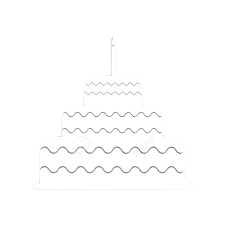
#> input picture assets/cake.png, 225 x 225 px, found by its file name
$ python image_service.py
#> lines starting #> are read from the running program, lines starting #| are printed output that depends on the picture
"""
Image generation service for birthday cards.
"""

import os
import random
import math
import datetime
from pathlib import Path
from typing import Optional, Dict, Tuple, Union, Any
from io import BytesIO
import logging

from PIL import Image, ImageDraw, ImageFont
from PIL.ImageFont import FreeTypeFont


class ImageService:
    """Service for generating birthday images."""

    def __init__(
        self,
        base_image_path: Optional[str] = None,
        output_dir: str = "output_img",
        width: int = 800,
        height: int = 624,
        background_color: str = "#e40000"
    ):
        """
        Initialize image service.

        Args:
            base_image_path: Path to custom base image template
            output_dir: Directory to save generated images
            width: Image width in pixels
            height: Image height in pixels
            background_color: Background color hex code
        """
        self.base_image_path = Path(base_image_path) if base_image_path else None
        self.output_dir = Path(output_dir)
        self.width = width
        self.height = height
        self.background_color = background_color
        self.logger = logging.getLogger(__name__)

        # Create output directory
        self.output_dir.mkdir(exist_ok=True)

        # Cache for base image and fonts
        self._base_image: Optional[Image.Image] = None
        self._fonts: Dict[str, Union[FreeTypeFont, ImageFont.ImageFont]] = {}
        self._fonts_loaded = False

        # Asset paths
        self.logo_path = Path("assets/airtel_logo.png")
        self.cake_path = Path("assets/cake.png")

    def _load_fonts(self) -> None:
        """Load fonts with fallbacks."""
        if self._fonts_loaded:
            return

        font_configs = [
            ('header', 'arialbd.ttf', 36),
            ('main', 'arialbd.ttf', 80),
            ('sub', 'arialbd.ttf', 28),
            ('name', 'arialbd.ttf', 32),
            ('small', 'arial.ttf', 24),
        ]

        for font_key, font_file, size in font_configs:
            try:
                self._fonts[font_key] = ImageFont.truetype(font_file, size)
            except (OSError, IOError):
                self.logger.warning(f"Could not load font {font_file}, using default")
                self._fonts[font_key] = ImageFont.load_default()

        self._fonts_loaded = True
        self.logger.info("Fonts loaded successfully")

    def _create_base_image(self) -> Image.Image:
        """Create or load the base birthday image template."""
        if self._base_image is not None:
            return self._base_image

        self._load_fonts()

        # Try to load custom base image
        if self.base_image_path and self.base_image_path.exists():
            try:
                self._base_image = Image.open(self.base_image_path).convert('RGB')
                self.logger.info(f"Using custom base image: {self.base_image_path}")
                return self._base_image
            except Exception as e:
                self.logger.warning(f"Error loading custom base image: {e}")
                self.logger.info("Falling back to generated base image")

        # Generate base image
        self._base_image = self._generate_base_image()
        self.logger.info("Generated base birthday image template")
        return self._base_image

    def _generate_base_image(self) -> Image.Image:
        """Generate the default base image with company branding."""
        # Create base image
        img = Image.new('RGB', (self.width, self.height), color=self.background_color)
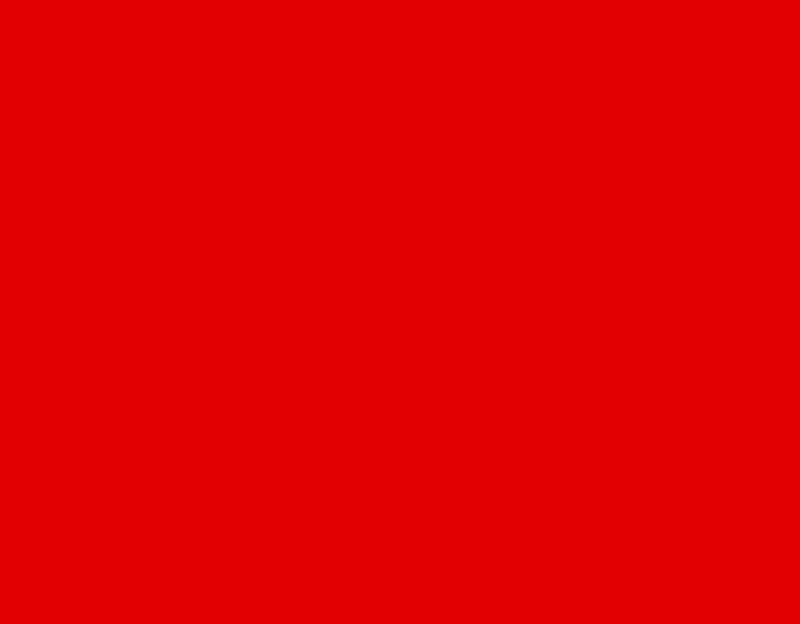
#> img: PIL image 800x624 RGB; mean R, G, B 228, 0, 0
        draw = ImageDraw.Draw(img)

        # Add company logo
        self._add_logo(img)

        # Add static text elements
        self._add_static_text(draw)

        # Add cake image
        cake_y = self._add_cake_image(img)

        # Add birthday message
        self._add_birthday_message(draw, cake_y + 220)

        # Add confetti effect
        self._add_confetti_effect(img)

        return img

    def _add_logo(self, img: Image.Image) -> None:
        """Add company logo to the image."""
        try:
            if self.logo_path.exists():
                logo = Image.open(self.logo_path).convert("RGBA")
                logo.thumbnail((150, 150), Image.Resampling.LANCZOS)

                # Position logo at top-right
                logo_x = self.width - logo.width - 20
                logo_y = 20
                img.paste(logo, (logo_x, logo_y), mask=logo)
            else:
                self.logger.warning(f"Logo file not found: {self.logo_path}")
        except Exception as e:
            self.logger.warning(f"Could not load company logo: {e}")

    def _add_static_text(self, draw: ImageDraw.ImageDraw) -> None:
        """Add static text elements to the image."""
        # Header text
        header_text = "Wishing you a very"
        header_bbox = draw.textbbox((0, 0), header_text, font=self._fonts['header'])
        header_w = header_bbox[2] - header_bbox[0]
        draw.text(
            ((self.width - header_w) // 2, 120),
            header_text,
            fill="white",
            font=self._fonts['header']
        )

        # Main birthday text
        main_text = "Happy Birthday!"
        main_bbox = draw.textbbox((0, 0), main_text, font=self._fonts['main'])
        main_w = main_bbox[2] - main_bbox[0]
        draw.text(
            ((self.width - main_w) // 2, 180),
            main_text,
            fill="white",
            font=self._fonts['main']
        )

    def _add_cake_image(self, img: Image.Image) -> int:
        """Add cake image and return its bottom Y coordinate."""
        try:
            if self.cake_path.exists():
                cake = Image.open(self.cake_path).convert("RGBA")
#> cake is the input picture: PIL image 225x225 RGBA; mean R, G, B, A 63.7, 63.7, 63.7, 62.4
                cake.thumbnail((200, 200), Image.Resampling.LANCZOS)
#> cake: PIL image 200x200 RGBA

                cake_x = (self.width - cake.width) // 2
#> cake_x = 300
                cake_y = 300
                img.paste(cake, (cake_x, cake_y), mask=cake)
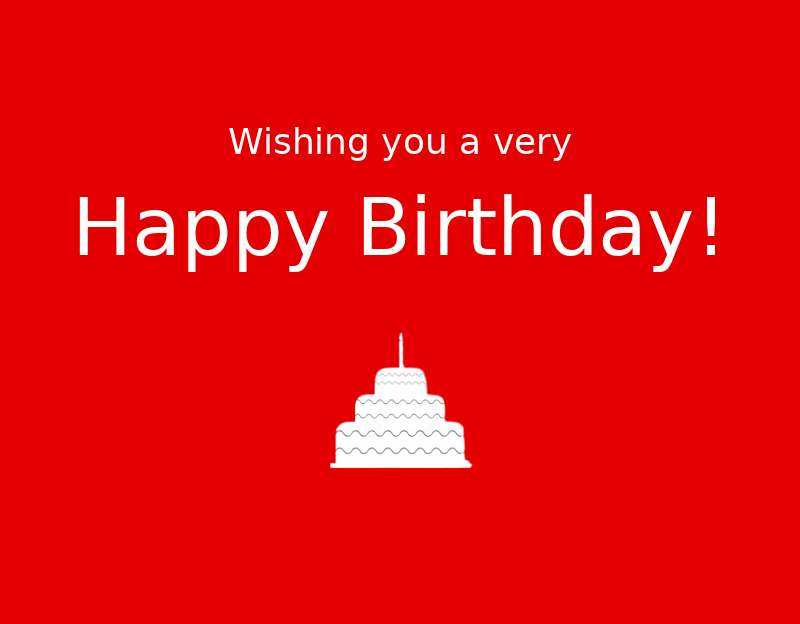
#> img: PIL image 800x624 RGB; mean R, G, B 229.1, 11.9, 11.9
#> in _generate_base_image, `cake_y = self._add_cake_image(img)`: cake_y = 500
                return cake_y + cake.height
            else:
                self.logger.warning(f"Cake image not found: {self.cake_path}")
                return 400
        except Exception as e:
            self.logger.warning(f"Could not load cake image: {e}")
            return 400

    def _add_birthday_message(self, draw: ImageDraw.ImageDraw, start_y: int) -> None:
        """Add birthday message text."""
#> called with start_y = 720
        message_lines = [
            "May your birthday be full of happy hours",
            "and special moments to remember for a",
            "long long time!"
        ]

        y = start_y
        for line in message_lines:
            line_bbox = draw.textbbox((0, 0), line, font=self._fonts['sub'])
            line_w = line_bbox[2] - line_bbox[0]
            draw.text(
                ((self.width - line_w) // 2, y),
                line,
                fill="white",
                font=self._fonts['sub']
            )
            y += 35

    def _add_confetti_effect(self, img: Image.Image) -> None:
        """Add confetti effect to the image."""
        confetti_colors = ['#ffffff', '#ffd700', '#00ffcc', '#ff69b4', '#add8e6']
        confetti_img = Image.new('RGBA', img.size, (255, 0, 0, 0))
        confetti_draw = ImageDraw.Draw(confetti_img)

        # Generate confetti particles
        for _ in range(100):
            x = random.randint(0, self.width)
            y = random.randint(self.height - 150, self.height)
            r = random.randint(2, 4)
            color = random.choice(confetti_colors)

            # Calculate alpha based on position
            alpha = int(255 * (y - (self.height - 150)) / 150)
            confetti_color = tuple(int(color[i:i+2], 16) for i in (1, 3, 5)) + (alpha,)

            confetti_draw.ellipse((x - r, y - r, x + r, y + r), fill=confetti_color)

        # Composite confetti onto main image
        img_rgba = img.convert('RGBA')
        img_with_confetti = Image.alpha_composite(img_rgba, confetti_img)
        img.paste(img_with_confetti.convert('RGB'))

    def _add_name_to_image(self, base_img: Image.Image, name: str) -> Image.Image:
        """Add personalized name to the base image."""
#> called with name = 'Alice'
        # Create a copy to modify
        img = base_img.copy()
        draw = ImageDraw.Draw(img)

        # Add personalized greeting
        dear_text = f"Dear {name},"
        dear_bbox = draw.textbbox((0, 0), dear_text, font=self._fonts['name'])
#> dear_bbox = (0, 6, 174, 34)
        dear_w = dear_bbox[2] - dear_bbox[0]
#> dear_w = 174

        # Position the name text
        name_y_position = 50
        if self.base_image_path:
            # For custom images, adjust position as needed
            name_y_position = 50

        draw.text(
            ((self.width - dear_w) // 2, name_y_position),
            dear_text,
            fill="white",
            font=self._fonts['name']
        )

        return img

    def create_birthday_image(self, first_name: str) -> Optional[bytes]:
        """
        Create a personalized birthday image.

        Args:
            first_name: Employee's first name

        Returns:
            Image data as bytes or None if error
        """
        try:
            # Get base image
            base_img = self._create_base_image()

            # Add name to create personalized version
            personalized_img = self._add_name_to_image(base_img, first_name)

            # Convert to bytes
            img_byte_arr = BytesIO()
            personalized_img.save(img_byte_arr, format='PNG', optimize=True)

            self.logger.debug(f"Created birthday image for {first_name}")
            return img_byte_arr.getvalue()

        except Exception as e:
            self.logger.error(f"Error creating birthday image for {first_name}: {e}")
            return None

    def save_birthday_image(
        self,
        image_data: bytes,
        empid: str,
        full_name: str,
        custom_filename: Optional[str] = None
    ) -> Optional[str]:
        """
        Save birthday image to disk.

        Args:
            image_data: Image data as bytes
            empid: Employee ID
            full_name: Employee's full name
            custom_filename: Custom filename (optional)

        Returns:
            Path to saved image or None if error
        """
        try:
            if custom_filename:
                filename = custom_filename
            else:
                # Generate filename
                safe_name = full_name.replace(' ', '_').replace('/', '_')
                date_str = datetime.date.today().strftime('%Y%m%d')
                filename = f"birthday_{empid}_{safe_name}_{date_str}.png"

            file_path = self.output_dir / filename

            # Save image
            with open(file_path, 'wb') as f:
                f.write(image_data)

            self.logger.info(f"Saved birthday image: {file_path}")
            return str(file_path)

        except Exception as e:
            self.logger.error(f"Error saving birthday image for {full_name}: {e}")
            return None

    def create_and_save_birthday_image(
        self,
        first_name: str,
        empid: str,
        full_name: str,
        save_to_disk: bool = True
    ) -> Tuple[Optional[bytes], Optional[str]]:
        """
        Create and optionally save birthday image.

        Args:
            first_name: Employee's first name
            empid: Employee ID
            full_name: Employee's full name
            save_to_disk: Whether to save image to disk

        Returns:
            Tuple of (image_data, file_path)
        """
        # Create image
        image_data = self.create_birthday_image(first_name)
        if image_data is None:
            return None, None

        # Save if requested
        file_path = None
        if save_to_disk:
            file_path = self.save_birthday_image(image_data, empid, full_name)

        return image_data, file_path

    def get_base_image_info(self) -> Dict[str, Any]:
        """Get information about the base image."""
        base_img = self._create_base_image()
        return {
            'width': base_img.width,
            'height': base_img.height,
            'mode': base_img.mode,
            'format': base_img.format,
            'is_custom': self.base_image_path is not None and self.base_image_path.exists(),
            'custom_path': str(self.base_image_path) if self.base_image_path else None,
        }

    def clear_cache(self) -> None:
        """Clear cached base image and fonts."""
        self._base_image = None
        self._fonts.clear()
        self._fonts_loaded = False
        self.logger.info("Image service cache cleared")

    def validate_assets(self) -> Dict[str, bool]:
        """Validate that required assets exist."""
        assets = {
            'logo': self.logo_path.exists(),
            'cake': self.cake_path.exists(),
            'custom_base': self.base_image_path.exists() if self.base_image_path else True,
        }

        # Check fonts
        font_files = ['arialbd.ttf', 'arial.ttf']
        for font_file in font_files:
            try:
                ImageFont.truetype(font_file, 12)
                assets[f'font_{font_file}'] = True
            except (OSError, IOError):
                assets[f'font_{font_file}'] = False

        return assets


class CardGeneratorLegacy:
    """Legacy card generator for backwards compatibility."""

    def __init__(
        self,
        width: int = 600,
        height: int = 800,
        output_dir: str = "gen_img",
        cake_path: str = "assets/cake.png",
        logo_path: str = "assets/airtel_logo.png"
    ):
        """Initialize legacy card generator."""
        self.image_service = ImageService(
            base_image_path=None,
            output_dir=output_dir,
            width=width,
            height=height
        )
        self.image_service.cake_path = Path(cake_path)
        self.image_service.logo_path = Path(logo_path)

    def generate(self, first_name: str, output_name: str = "birthday_card.png") -> str:
        """Generate birthday card (legacy interface)."""
        image_data = self.image_service.create_birthday_image(first_name)
#> in _generate_base_image (call 2), `img = Image.new('RGB', (self.width, self.height), color=self.backgroun..`:
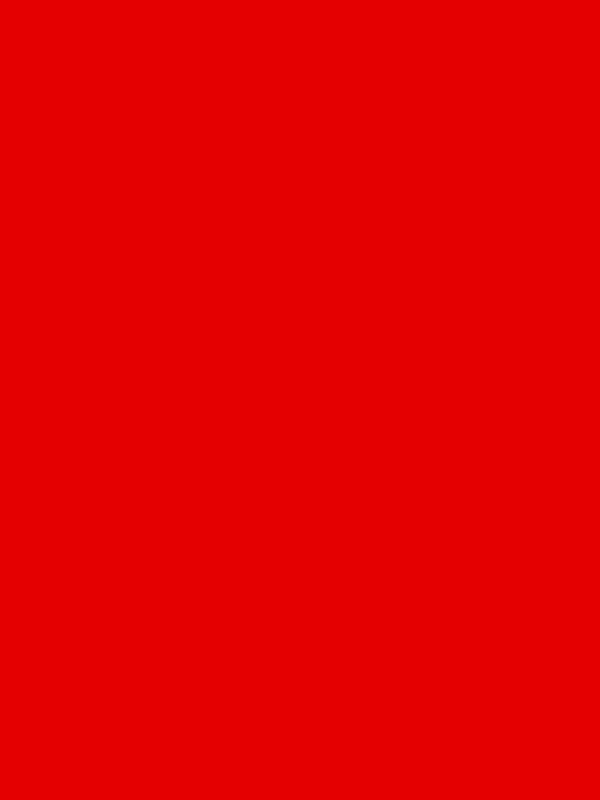
#> img: PIL image 600x800 RGB; mean R, G, B 228, 0, 0
#> in _add_cake_image (call 2), `img.paste(cake, (cake_x, cake_y), mask=cake)`:
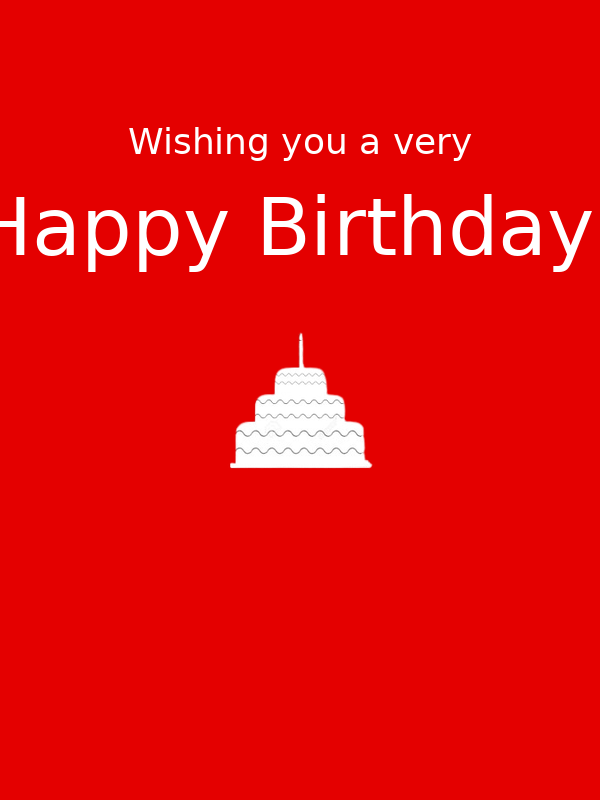
#> img: PIL image 600x800 RGB; mean R, G, B 229.1, 11.9, 11.9
#> in _add_confetti_effect (call 2), `img_rgba = img.convert('RGBA')`:
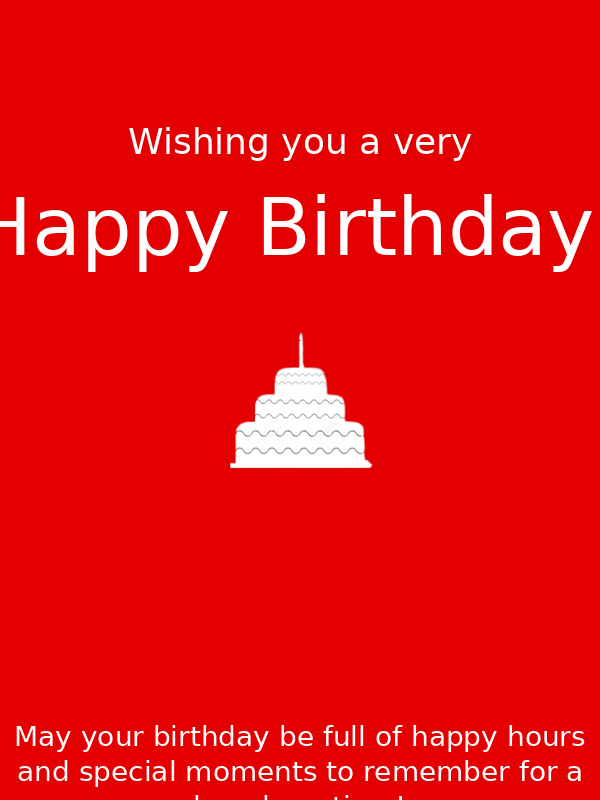
#> img_rgba: PIL image 600x800 RGBA; mean R, G, B, A 229.4, 15, 15, 255
        if image_data is None:
            raise RuntimeError(f"Failed to generate birthday card for {first_name}")

        # Save with custom filename
        file_path = self.image_service.save_birthday_image(
            image_data, "legacy", first_name, output_name
        )

        if file_path is None:
            raise RuntimeError(f"Failed to save birthday card for {first_name}")

        return file_path


# Example usage and testing
if __name__ == "__main__":
    import sys

    # Set up logging
    logging.basicConfig(level=logging.INFO)

    # Test the service
    service = ImageService()

    # Validate assets
    asset_status = service.validate_assets()
    print("Asset validation:", asset_status)

    # Create test image
    test_names = ["Alice", "Bob", "José", "Jean-Pierre"]

    for name in test_names:
        print(f"Creating birthday image for {name}...")
        image_data, file_path = service.create_and_save_birthday_image(
            first_name=name,
            empid=f"TEST{hash(name) % 1000:03d}",
            full_name=f"{name} Test",
            save_to_disk=True
        )

        if image_data:
            print(f"  ✓ Created image ({len(image_data)} bytes)")
            if file_path:
                print(f"  ✓ Saved to: {file_path}")
        else:
            print(f"  ✗ Failed to create image")

    # Test legacy interface
    print("\nTesting legacy interface...")
    legacy_gen = CardGeneratorLegacy()
    try:
        legacy_path = legacy_gen.generate("Legacy Test")
        print(f"✓ Legacy card saved to: {legacy_path}")
    except Exception as e:
        print(f"✗ Legacy generation failed: {e}")

    print("Image service testing completed!")
